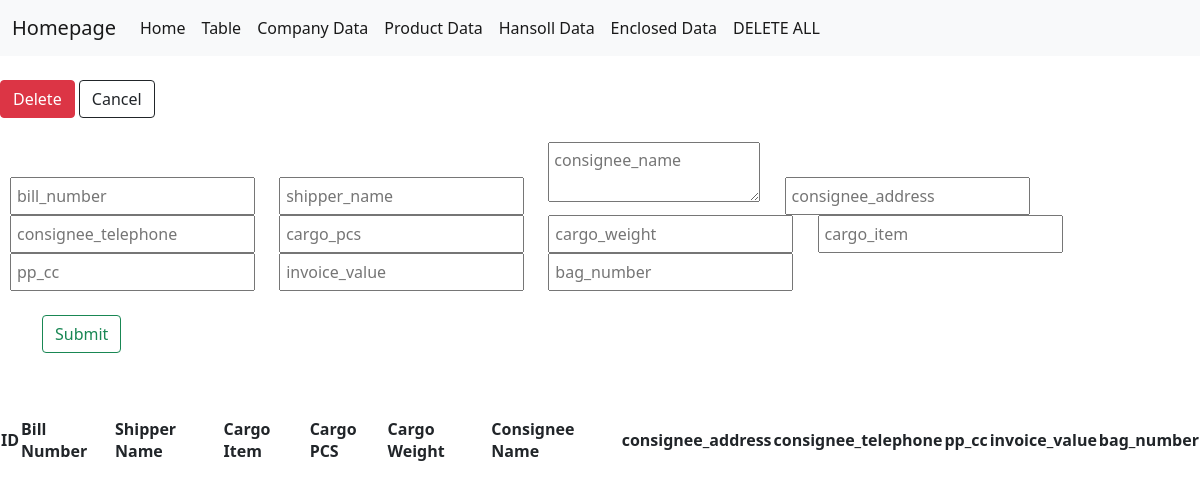
Page /enclosedtable on the earlier database version.
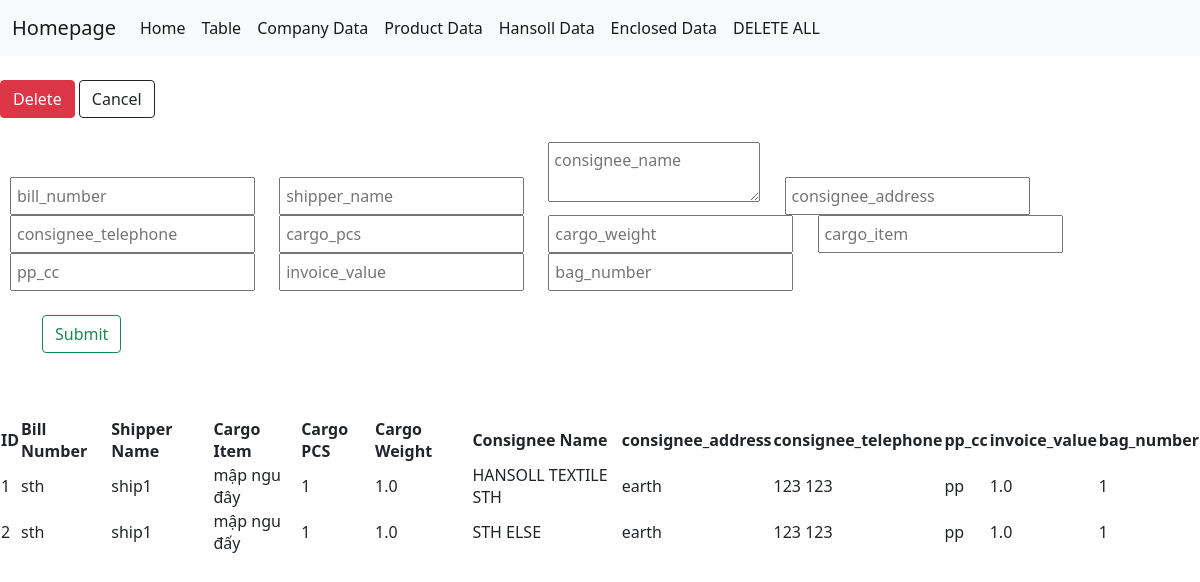
Same page on the later database version.
### app.py (models this page shows, shortened)
class Enclosed(db.Model):
    __tablename__ = 'enclosed'
    id = db.Column(db.Integer, primary_key = True)
    bill_number = db.Column(db.String(64))
    enclosed = db.Column(db.String(64))
    shipper_name = db.Column(db.String(64))
    consignee_address = db.Column(db.String(500))
    consignee_telephone = db.Column(db.String(64))
    cargo_item = db.Column(db.String(64))
    cargo_pcs = db.Column(db.Integer)
    cargo_weight = db.Column(db.Float)
    consignee_name = db.Column(db.String(64))
    pp_cc = db.Column(db.String(5))
    invoice_value = db.Column(db.Float)
    bag_number = db.Column(db.String(64))

### app.py (the view)
@app.route('/enclosedtable')
def enclosedtable():
    form = EnclosedForm()
    form2 = DeleteForm()
    data_enclosed = Enclosed.query.all()
    return render_template('enclosedTable.html', data_enclosed=data_enclosed, form=form, form2=form2)

### forms.py
class EnclosedForm(FlaskForm):
    enclosed = StringField('bill_number', validators=[DataRequired()])
    shipper_name = StringField('shipper_name', validators=[DataRequired()])
    consignee_name = StringField('consignee_name', validators=[DataRequired()], widget=TextArea())
    consignee_address = StringField('client_address', validators=[DataRequired()])
    consignee_telephone = StringField('client_telephone', validators=[DataRequired()])
    cargo_pcs = IntegerField('cargo_pcs', validators=[DataRequired()])
    cargo_weight = FloatField('cargo_weight', validators=[DataRequired()])
    pp_cc = StringField('pp_cc', validators=[DataRequired()])
    cargo_item = StringField('cargo_item', validators=[DataRequired()])
    invoice_value = FloatField('invoice_value', validators=[DataRequired()])
    bag_number = StringField('bag_number', validators=[DataRequired()])
    submit = SubmitField('Submit')

class DeleteForm(FlaskForm):
    id = IntegerField("ID", validators=[DataRequired()])
    submit = SubmitField('DELETE')

### templates/enclosedTable.html (shortened to what this page needs)
{% extends 'index.html' %}
{% block content %}
<br>
<span class="btn-company"><button type="button" id="delete" class="btn btn-danger">Delete</button></span>
<span class="btn-company"><button type="button" id="cancel" class="btn btn-outline-dark">Cancel</button></span>
<br>
<br>
<div class="create-wrapper">
<form action="{{url_for('enclosed_create')}}" method="POST" novalidate>
      <div>
        {{ form.enclosed(class='sth', placeholder="bill_number", id="enclosedInput") }}
        {{ form.shipper_name(class='sth',placeholder="shipper_name", id="shipper_nameInput") }}
        {{ form.consignee_name(class='sth',placeholder="consignee_name", id="consignee_nameInput") }}
        {{ form.consignee_address(class='sth',placeholder="consignee_address", id="consignee_nameInput") }}
        {{ form.consignee_telephone(class='sth',placeholder="consignee_telephone", id="consignee_nameInput") }}
        {{ form.cargo_pcs(class='sth',placeholder="cargo_pcs", id="cargo_pcsInput") }}
        {{ form.cargo_weight(class='sth',placeholder="cargo_weight", id="cargo_weightInput") }}
        {{ form.cargo_item(class='sth',placeholder="cargo_item", id="cargo_itemInput") }}
        {{ form.pp_cc(class='sth',placeholder="pp_cc", id="cargo_itemInput") }}
        {{ form.invoice_value(class='sth',placeholder="invoice_value", id="cargo_itemInput") }}
        {{ form.bag_number(class='sth',placeholder="bag_number", id="cargo_itemInput") }}
      </div>
      <br>
      <div class="container">
      {{ form.submit(class="btn btn-outline-success", value="Submit") }}
    </div>
  </form>
</div>
<br>
<br>
<div class="hansol-table-wrapper">
    <table>
        <th>ID</th>
        <th>Bill Number</th>
        <th>Shipper Name</th>
        <th>Cargo Item</th>
        <th>Cargo PCS</th>
        <th>Cargo Weight</th>
        <th>Consignee Name</th>
        <th>consignee_address</th>
        <th>consignee_telephone</th>
        <th>pp_cc</th>
        <th>invoice_value</th>
        <th>bag_number</th>
        {% for enclose in data_enclosed %}
            <tr>
                <td>{{enclose.id}}</td>
                <td>{{enclose.enclosed}}</td>
                <td>{{enclose.shipper_name}}</td>
                <td>{{enclose.cargo_item}}</td>
                <td>{{enclose.cargo_pcs}}</td>
                <td>{{enclose.cargo_weight}}</td>
                <td>{{enclose.consignee_name}}</td>
                <td>{{enclose.consignee_address}}</td>
                <td>{{enclose.consignee_telephone}}</td>
                <td>{{enclose.pp_cc}}</td>
                <td>{{enclose.invoice_value}}</td>
                <td>{{enclose.bag_number}}</td>
            </tr>
        {% endfor %}
    </table>
</div>
{% endblock %}

Differences in the rows shown:
added Enclosed: id "1", enclosed "sth", shipper_name "ship1", cargo_item "mập ngu đây", cargo_pcs "1", cargo_weight "1.0", consignee_name "HANSOLL TEXTILE STH", consignee_address "earth", consignee_telephone "123 123", pp_cc "pp", invoice_value "1.0", bag_number "1"
added Enclosed: id "2", enclosed "sth", shipper_name "ship1", cargo_item "mập ngu đấy", cargo_pcs "1", cargo_weight "1.0", consignee_name "STH ELSE", consignee_address "earth", consignee_telephone "123 123", pp_cc "pp", invoice_value "1.0", bag_number "1"
